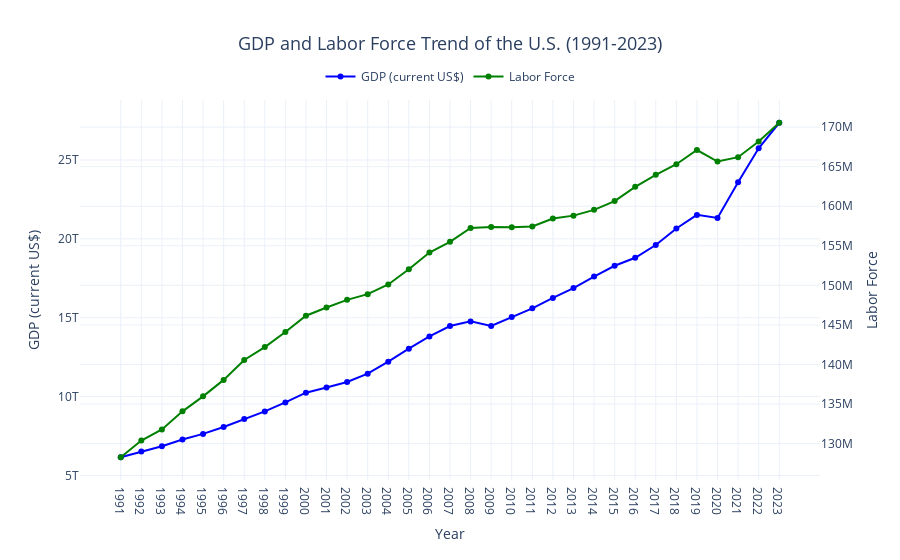

Notebook code cell kept with this figure:
### Markdown cell above
### **4-3. Relationship between GDP and Labor Force**

Creates a graph to show the relationship between GDP and Labor Force in the U.S. from 1991 to 2023. The GDP is plotted on the primary y-axis (left), while Labor Force is plotted on a secondary y-axis (right), allowing both trends to be visualized on the same graph with different scales.

### Code cell
import plotly.graph_objects as go

fig = go.Figure()

fig.add_trace(go.Scatter(
    x=merged_df['Year'],
    y=merged_df['GDP'],
    mode='lines+markers',
    name='GDP (current US$)',
    line=dict(color='blue'),
))

fig.add_trace(go.Scatter(
    x=merged_df['Year'],
    y=merged_df['Labor force'],
    mode='lines+markers',
    name='Labor Force',
    line=dict(color='green'),
    yaxis='y2',  # Use secondary y-axis for Labor Force
))

fig.update_layout(
    title="GDP and Labor Force Trend of the U.S. (1991-2023)",
    xaxis_title="Year",
    yaxis_title="GDP (current US$)",
    yaxis2=dict(
        title="Labor Force",
        overlaying="y",  
        side="right",    
    ),
    template="plotly_white",
    title_font_size=18,
    title_x=0.5,
    font=dict(size=12),
    legend=dict(x=0.5, xanchor='center', y=1.1, orientation='h')
)

fig.show()

### Figure 1 — Plotly figure (JSON) as saved in the notebook; plotly's stock layout.template omitted (floating-point values rounded to 4 significant figures)
{"data": [{"line": {"color": "blue"}, "mode": "lines+markers", "name": "GDP (current US$)", "type": "scatter", "x": ["1991", "1992", "1993", "1994", "1995", "1996", "1997", "1998", "1999", "2000", "2001", "2002", "2003", "2004", "2005", "2006", "2007", "2008", "2009", "2010", "2011", "2012", "2013", "2014", "2015", "2016", "2017", "2018", "2019", "2020", "2021", "2022", "2023"], "y": [6158129000000, 6520327000000, 6858559000000, 7287236000000, 7639749000000, 8073122000000, 8577552000000, 9062817000000, 9631172000000, 10250952000000, 10581929000000, 10929108000000, 11456450000000, 12217196000000, 13039197000000, 13815583000000, 14474228000000, 14769862000000, 14478067000000, 15048971000000, 15599732000000, 16253970000000, 16880683000000, 17608138000000, 18295019000000, 18804913000000, 19612102000000, 20656516000000, 21521395000000, 21322950000000, 23594031000000, 25744108000000, 27360935000000]}, {"line": {"color": "green"}, "mode": "lines+markers", "name": "Labor Force", "type": "scatter", "x": ["1991", "1992", "1993", "1994", "1995", "1996", "1997", "1998", "1999", "2000", "2001", "2002", "2003", "2004", "2005", "2006", "2007", "2008", "2009", "2010", "2011", "2012", "2013", "2014", "2015", "2016", "2017", "2018", "2019", "2020", "2021", "2022", "2023"], "y": [128277990, 130387356, 131792391, 134076659, 135975697, 138055157, 140577814, 142198651, 144105404, 146165416, 147200475, 148166550, 148886198, 150113013, 152044690, 154154002, 155503665, 157246174, 157377606, 157357516, 157443452, 158452840, 158809862, 159540139, 160644681, 162448669, 163971527, 165307010, 167100511, 165649358, 166198588, 168181985, 170548899], "yaxis": "y2"}], "layout": {"autosize": true, "font": {"size": 12}, "legend": {"orientation": "h", "x": 0.5, "xanchor": "center", "y": 1.1}, "title": {"font": {"size": 18}, "text": "GDP and Labor Force Trend of the U.S. (1991-2023)", "x": 0.5}, "xaxis": {"autorange": true, "range": [-1.937, 33.94], "title": {"text": "Year"}, "type": "category"}, "yaxis": {"autorange": true, "range": [4408000000000.0, 29110000000000.0], "title": {"text": "GDP (current US$)"}, "type": "linear"}, "yaxis2": {"autorange": true, "overlaying": "y", "range": [124800000.0, 174000000.0], "side": "right", "title": {"text": "Labor Force"}, "type": "linear"}}}
